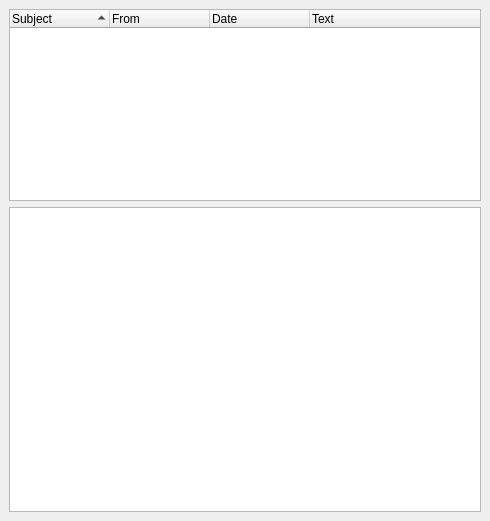
<ui version="4.0" >
 <class>headlinewidget</class>
 <widget class="QWidget" name="headlinewidget" >
  <property name="geometry" >
   <rect>
    <x>0</x>
    <y>0</y>
    <width>490</width>
    <height>521</height>
   </rect>
  </property>
  <property name="focusPolicy" >
   <enum>Qt::StrongFocus</enum>
  </property>
  <property name="windowTitle" >
   <string>Form</string>
  </property>
  <layout class="QGridLayout" >
   <property name="margin" >
    <number>9</number>
   </property>
   <property name="spacing" >
    <number>6</number>
   </property>
   <item row="1" column="0" >
    <widget class="QTextEdit" name="text" >
     <property name="sizePolicy" >
      <sizepolicy>
       <hsizetype>7</hsizetype>
       <vsizetype>7</vsizetype>
       <horstretch>0</horstretch>
       <verstretch>15</verstretch>
      </sizepolicy>
     </property>
    </widget>
   </item>
   <item row="0" column="0" >
    <widget class="QTreeWidget" name="messages" >
     <property name="sizePolicy" >
      <sizepolicy>
       <hsizetype>7</hsizetype>
       <vsizetype>7</vsizetype>
       <horstretch>0</horstretch>
       <verstretch>0</verstretch>
      </sizepolicy>
     </property>
     <property name="alternatingRowColors" >
      <bool>true</bool>
     </property>
     <property name="sortingEnabled" >
      <bool>true</bool>
     </property>
     <property name="allColumnsShowFocus" >
      <bool>true</bool>
     </property>
     <column>
      <property name="text" >
       <string>Subject</string>
      </property>
     </column>
     <column>
      <property name="text" >
       <string>From</string>
      </property>
     </column>
     <column>
      <property name="text" >
       <string>Date</string>
      </property>
     </column>
     <column>
      <property name="text" >
       <string>Text</string>
      </property>
     </column>
    </widget>
   </item>
  </layout>
 </widget>
 <resources/>
 <connections/>
</ui>
